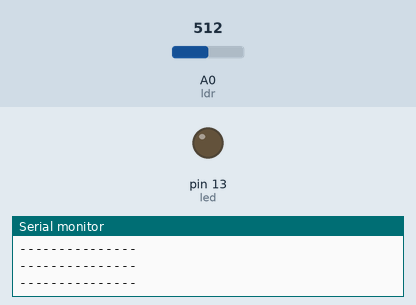
Recording of a sketch running on a simulated Arduino Uno, built with avr-gcc and run on an emulated ATmega328P. On the bench: output pins drawn as LEDs (lit = HIGH), the last lines printed to the serial monitor. The test bench sets the inputs (shaded band); at power-on: A0 (ldr) = 512.

Above: at 1.2 s.
1.3 s: A0 (ldr) set to 316
2.8 s: A0 (ldr) set to 285
At 3.3 s:
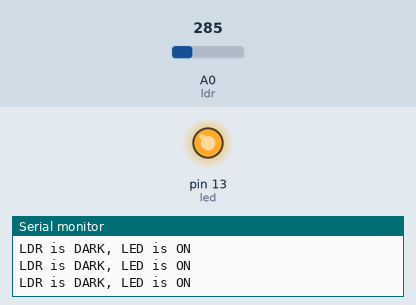
4.3 s: A0 (ldr) set to 306
At 5.3 s:
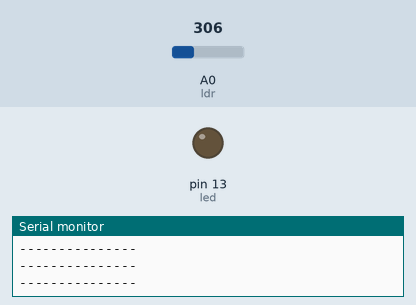
5.8 s: A0 (ldr) set to 290
At 6.8 s:
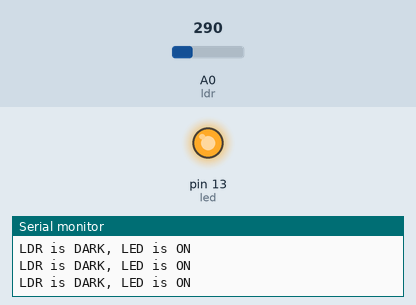
Timing chart, 0 to 8.3 s (numbered marks = the images above; inputs shaded):
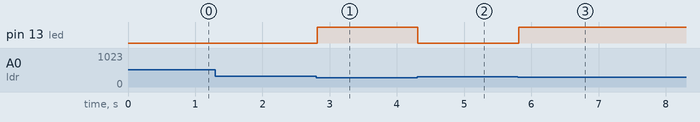

The sketch:

InputOutput.ino
```cpp
/*
 *  A3: Input Output!
 *
 *  Uses buttons and resistors to limit the current flowing through LEDs, causing them to fade.
 *  Each time you press the button, it turns on the circuit.
 *
 *  Created 1/28/20
 *  by Gina Gross
 *  for HCDE 439
 *  Modified from code by MertArduino: https://www.instructables.com/id/Arduino-LDR-With-LED/
 *  Modified from example code on Sparkfun: https://learn.sparkfun.com/tutorials/sik-experiment-guide-for-arduino---v32/experiment-6-reading-a-photoresistor
 */

//Initializing variables, constants
const int led = 13;      // the pin that the LED is attached to
const int ldr = A0;    // the pin that the photoresistor is attached to

// setup code - this will run once
void setup() {
  Serial.begin(9600);       // initialize serial communication
  pinMode(led, OUTPUT);     // initialize LED as output
  pinMode(ldr, INPUT);    // initialize photoresistor as input
}

// this code will run repeatedly:
void loop() {
  // since the arduino can’t directly interpret resistance (rather, it reads voltage), we need to use a voltage divider to use our photoresistor.
  // this voltage divider will output a high voltage (up to 255) when it is getting a lot of light and a low voltage (down to 0) when little or no light is present.

  int ldrStatus = analogRead(ldr);              // read the output of the voltage divider, aka, how much resistance is the photoresistor giving us?

  if (ldrStatus <= 300) {                       // if the photoresistor detects less than full light
    digitalWrite(led, HIGH);                    // turn the LED on
    Serial.println("LDR is DARK, LED is ON");   // write to the serial monitor
  }
  else {                                        // otherwise, if the photoresistor does detect light
    digitalWrite(led, LOW);                     // turn the LED off
    Serial.println("---------------");
  }
}
```

Measured:
- the behaviour switches between 301 and 300 on A0 (ldr) (found by bisection; images 0 and 1)
- after the input at 2.8 s, pin 13 (led): LOW → HIGH at once
- after the input at 4.3 s, pin 13 (led): HIGH → LOW at once
- after the input at 5.8 s, pin 13 (led): LOW → HIGH at once
